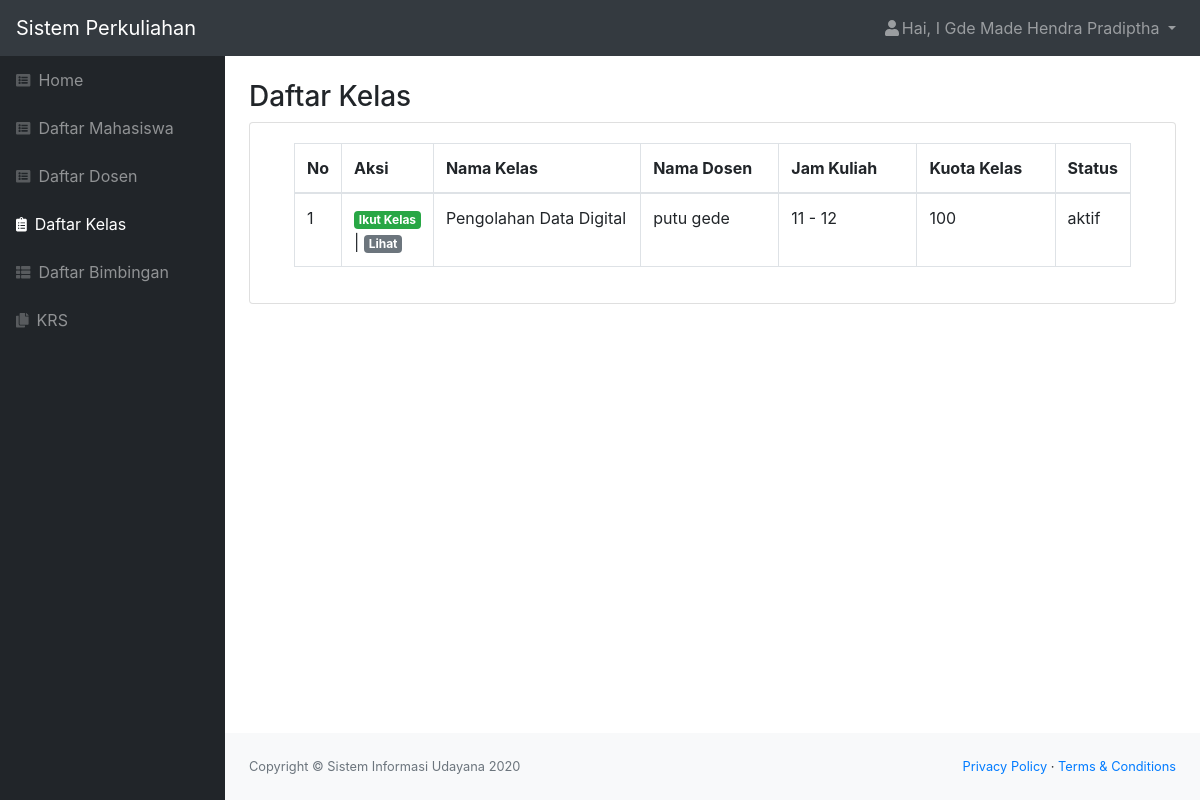
The page /dashboard/kelas.php (signed in) on the database its author committed.
### tables this page shows
CREATE TABLE `kelas` (
  `id_kelas` int(11) NOT NULL,
  `id_mk` int(11) NOT NULL,
  `jam_kuliah` varchar(20) NOT NULL,
  `kuota_kelas` int(11) NOT NULL,
  `id_dosen` int(11) NOT NULL,
  `status` varchar(20) NOT NULL
);

CREATE TABLE `matakuliah` (
  `id_mk` int(11) NOT NULL,
  `kode_mk` char(6) NOT NULL,
  `matakuliah` varchar(100) NOT NULL,
  `sks` int(11) NOT NULL
);

CREATE TABLE `dosen` (
  `id_dosen` int(11) NOT NULL,
  `id_user` int(11) NOT NULL,
  `nip` varchar(25) NOT NULL,
  `nidn` char(10) NOT NULL,
  `nama` varchar(50) NOT NULL,
  `email` varchar(50) NOT NULL,
  `alamat` varchar(50) NOT NULL,
  `tanggal_lahir` date NOT NULL,
  `status` varchar(20) NOT NULL
);

### dashboard/kelas.php (the view, shortened to what this page needs)
<?php
include "dashboard.php";
$nama = $_SESSION['nama'];
$role = $_SESSION['role'];
$id = $_SESSION['id'];
if ($role == 2) {
    $queryKelas = mysqli_query($koneksi, "SELECT * FROM kelas INNER JOIN dosen ON kelas.id_dosen=dosen.id_dosen INNER JOIN matakuliah ON kelas.id_mk=matakuliah.id_mk WHERE kelas.id_dosen = '$id'");
} else {
    $queryKelas = mysqli_query($koneksi, "SELECT * FROM kelas INNER JOIN dosen ON kelas.id_dosen=dosen.id_dosen INNER JOIN matakuliah ON kelas.id_mk=matakuliah.id_mk");
}
?>
<!DOCTYPE html>
<html lang="en">
<head>
    <link href="../src/css/styles.css" rel="stylesheet" />
    <link href="https://cdn.datatables.net/1.10.20/css/dataTables.bootstrap4.min.css" rel="stylesheet" />
</head>
<body class="sb-nav-fixed">
    <nav class="sb-topnav navbar navbar-expand navbar-dark bg-dark">
        <a class="navbar-brand" href="index.html">Sistem Perkuliahan</a>
        <ul class="navbar-nav ml-auto">
            <li class="nav-item dropdown">
                <a class="nav-link dropdown-toggle" id="userDropdown" href="#" role="button" data-toggle="dropdown" aria-haspopup="true" aria-expanded="false"><i class="fas fa-user fa-fw"></i>Hai, <?= $nama; ?> </a>
            </li>
        </ul>
    </nav>
    <div id="layoutSidenav">
        <div id="layoutSidenav_nav">
            <nav class="sb-sidenav accordion sb-sidenav-dark" id="sidenavAccordion">
                <div class="sb-sidenav-menu">
                    <div class="nav">
                        <a class="nav-link" href="index.php">
                            <div class="sb-nav-link-icon"><i class="fas fa-list-alt"></i></div>
                            Home
                        </a>
                        <a class="nav-link" href="mahasiswa.php">
                            <div class="sb-nav-link-icon"><i class="fas fa-list-alt"></i></div>
                            Daftar Mahasiswa
                        </a>
                        <a class="nav-link" href="dosen.php">
                            <div class="sb-nav-link-icon"><i class="fas fa-list-alt"></i></div>
                            Daftar Dosen
                        </a>
                        <a class="nav-link active" href="kelas.php">
                            <div class="sb-nav-link-icon"><i class="fas fa-clipboard-list"></i></div>
                            Daftar Kelas
                        </a>
                        <a class="nav-link" href="bimbingan.php">
                            <div class="sb-nav-link-icon"><i class="fas fa-th-list"></i></div>
                            Daftar Bimbingan
                        </a>
                        <?php if ($role == "1") { ?>
                            <a class="nav-link" href="krs.php">
                                <div class="sb-nav-link-icon"><i class="fas fa-copy"></i></div>
                                KRS
                            </a>
                        <?php } ?>
                    </div>
                </div>
            </nav>
        </div>
        <div id="layoutSidenav_content">
            <main>
                <div class="container-fluid">
                    <h3 class="mt-4">Daftar Kelas</h3>
                    <div class="card mb-4">
                        <div class="card-body">
                            <div class="table-responsive">
                                <div class="container">
                                    <table class="table table-bordered" id="dataTable" width="100%" cellspacing="0">
                                        <thead>
                                            <tr>
                                                <th>No</th>
                                                <?php if ($role == "2" || $role == "1") { ?>
                                                    <th>Aksi</th>
                                                <?php } ?>
                                                <th class="col-sm-3" style="width: 50%;">Nama Kelas</th>
                                                <?php if ($role != "2") { ?>
                                                    <th class="col-sm-2">Nama Dosen</th>
                                                <?php } ?>
                                                <th class="col-sm-2">Jam Kuliah</th>
                                                <th class="col-sm-2">Kuota Kelas</th>
                                                <th>Status</th>
                                            </tr>
                                        </thead>
                                        <?php $i = 1; ?>
                                        <?php if ($queryKelas) {
                                            while ($data = mysqli_fetch_assoc($queryKelas)) { ?>
                                                <tr>
                                                    <td><?= $i; ?></td>
                                                    <?php if ($role == "1") { ?>
                                                        <td><a href="dashboard.php?act=ikutKelas&id_kelas=<?= $data['id_kelas']; ?>" class="badge badge-success ">Ikut Kelas</a> | <a href="kelas_lihat.php?id_kelas=<?= $data['id_kelas']; ?>" class="badge badge-secondary ">Lihat</a></td>
                                                    <?php } ?>
                                                    <td><?= $data['matakuliah']; ?></td>
                                                    <?php if ($role != "2") { ?>
                                                        <td><?= $data['nama']; ?></td>
                                                    <?php } ?>
                                                    <td><?= $data['jam_kuliah']; ?></td>
                                                    <td><?= $data['kuota_kelas']; ?></td>
                                                    <td><?= $data['status']; ?></td>
                                                </tr>
                                                <?php $i++; ?>
                                        <?php }
                                        } ?>
                                    </table>
                                </div>
                            </div>
                        </div>
                    </div>
            </main>
            <footer class="py-4 bg-light mt-auto">
                <div class="container-fluid">
                    <div class="d-flex align-items-center justify-content-between small">
                        <div class="text-muted">Copyright &copy; Sistem Informasi Udayana 2020</div>
                        <div>
                            <a href="#">Privacy Policy</a>
                            &middot;
                            <a href="#">Terms &amp; Conditions</a>
                        </div>
                    </div>
                </div>
            </footer>
        </div>
    </div>
</body>
</html>

### rows shown on the page
kelas: id_mk.matakuliah "Pengolahan Data Digital", id_dosen.nama "putu gede", jam_kuliah "11 - 12", kuota_kelas "100", id_dosen.status "aktif"

### other values the page prints
$nama "I Gde Made Hendra Pradiptha"
